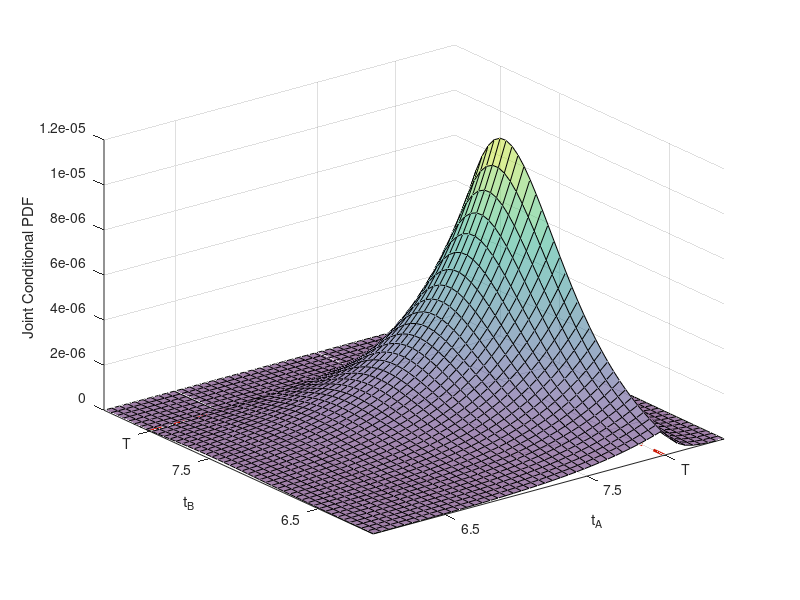

This figure's MATLAB source:
% Analytical Solution for Two Allele Model
% Scott Leighow - 01/21/19
% 
% function log2ratio = MutBiasAnalyticSolution020619(mu,M)

clear
close all
mu = 4e-8;
M = 1e8;

%% Primary Parameters

% Use CML specific parameters
% Allele A: E255V parameters
% Allele B: E255K parameters

% Fassoni LSC Dynamics Parameters
pY = 0.187/30.4;    % Fassoni 2018 - PLSC net growth (without drug) [/day]
q = -1.00/30.4;        % Fassoni 2018 - PLSC net growth (with drug) [/day]

turnover = 0.3;     % Komarova and Wodarz 2005 - estimated turnover
bY = pY/(1-turnover);

prob_E255V = 3e-5;      % Broad ExAC numbers
prob_E255K = 8.7e-4;

alpha_E255V = 0.0002;
alpha_E255K = 0.002;

% Birth rates [/day]
% b_S = 0.14;
% b_A = b_S;
% b_B = b_S;

b_S = bY;
b_A = b_S;
b_B = b_S;

% Net growth rates w/o drug [/day]
% r_S = 0.01;     % [/day]
% r_A = 0.0075;
% r_B = 0.005;

r_S = pY;
r_A = pY;
r_B = pY;

% Net growth rates w/ drug [/day]
% r_Sp = -0.03; 
% r_Ap = 0.0075;
% r_Bp = 0.005;
% 
% r_Ap = r_A;
% r_Bp = r_B;

r_Sp = q;
r_Ap = pY - alpha_E255V;
r_Bp = pY - alpha_E255K;

% Mutational probabilities [/mutation]
% rho_A = 0.1;
% rho_B = 0.9;

rho_A = prob_E255V/sum([prob_E255V prob_E255K]);
rho_B = prob_E255K/sum([prob_E255V prob_E255K]);

t = 0:14*365;
% t = 0:12*365;

%% Intermediate Parameters

T = 1/r_S*log(M*r_S/b_S);

alph_A = b_S^2*r_A*mu*rho_A/(r_S*b_A);
alph_B = b_S^2*r_B*mu*rho_B/(r_S*b_B);

beta_A = M*b_S*r_Ap*mu*rho_A/b_A*exp(-r_Sp*T);
beta_B = M*b_S*r_Bp*mu*rho_B/b_B*exp(-r_Sp*T);

eta_A = exp(alph_A/r_S);
eta_B = exp(alph_B/r_S);

% nu_A = eta_A*exp(-alph_A/r_S*exp(r_S*T) + beta_A/r_Sp*exp(r_Sp*T));
% nu_B = eta_B*exp(-alph_B/r_S*exp(r_S*T) + beta_B/r_Sp*exp(r_Sp*T));

nu_A = eta_A*exp(-alph_A/r_S*exp(r_S*T) + beta_A/r_Sp*exp(r_Sp*T));
nu_B = eta_B*exp(-alph_B/r_S*exp(r_S*T) + beta_B/r_Sp*exp(r_Sp*T));

%% Sensitive Population Dynamics and CDFs

% Sensitive Population
x_S(t<T) = b_S/r_S*exp(r_S*t(t<T));
x_S(t>=T) = M*exp(r_Sp*(t(t>=T)-T));

% Survival Function
S_A(t<T) =  eta_A*exp(-alph_A/r_S*exp(r_S*t(t<T)));
S_A(t>=T) = nu_A*exp(-beta_A/r_Sp*exp(r_Sp*t(t>=T)));

S_B(t<T) =  eta_B*exp(-alph_B/r_S*exp(r_S*t(t<T)));
S_B(t>=T) = nu_B*exp(-beta_B/r_Sp*exp(r_Sp*t(t>=T)));

% Cumulative Density Function
F_A = 1-S_A;
F_B = 1-S_B;

csvwrite('CumMutRisk.csv',[t; x_S; F_A; F_B]'); % saved for mu = 4e-8 and M = 1e-7

% figure
% plotidx = t<10*365;
% plot(t(plotidx)/365,log10(x_S(plotidx))/log10(M))
% hold on
% plot(t(plotidx)/365,[F_A(plotidx); F_B(plotidx)]) % note: scaled so cdfs are visible
% hold off
% legend('Sensitive','F_A','F_B','Location','Northwest')

P_out1 = nu_A*nu_B;
P_out2 = (1-nu_A)*nu_B;
P_out3 = nu_A*(1-nu_B);
P_out4 = (1-nu_A)*(1-nu_B);

%% Competition

% Conditional Probability Density Function

f_A(t<T) = eta_A*alph_A*exp(r_S*t(t<T)).*exp(-alph_A/r_S*exp(r_S*t(t<T)));
f_A(t>=T) = nu_A*beta_A*exp(r_Sp*t(t>=T)).*exp(-beta_A/r_Sp*exp(r_Sp*t(t>=T)));

f_B(t<T) = eta_B*alph_B*exp(r_S*t(t<T)).*exp(-alph_B/r_S*exp(r_S*t(t<T)));
f_B(t>=T) = nu_B*beta_B*exp(r_Sp*t(t>=T)).*exp(-beta_B/r_Sp*exp(r_Sp*t(t>=T)));

fstar_A = f_A/(1-nu_A);
fstar_B = f_B/(1-nu_B);

csvwrite('InstMutRisk.csv',[t; x_S; fstar_A; fstar_B]'); % saved for mu = 4e-8 and M = 1e-7

% Times to outgrowth
Tog_A = 1/r_Ap*log(M*r_Ap/b_A);
Tog_B = 1/r_Bp*log(M*r_Bp/b_B);

delT = Tog_B - Tog_A;

idx = 6*365:20:8.5*365;
x = t(idx);
y = x;
[X,Y] = meshgrid(x,y);
p = zeros(length(x));

for i = 1:(length(idx))
    for j = 1:(length(idx))
        p(i,j) = fstar_A(idx(i))*fstar_B(idx(j));
    end
end

figure
surf(X/365,Y/365,p','FaceAlpha',0.5)
xlim([min(x) max(x)]/365)
ylim([min(x) max(x)]/365)
hold on
plot([T T]/365,[idx(1) idx(end)]/365,'--','Color',[206 28 8]/255,'LineWidth',2)
plot([idx(1) idx(end)]/365,[T T]/365,'--','Color',[206 28 8]/255,'LineWidth',2)
% plot([idx(1) idx(end)]/365,[idx(1) idx(end)]/365-delT/365,'g--','LineWidth',2)
% plot([t_vec(idx_vec(1)) t_vec(idx_vec(end))]/365, ([t1_vec(idx_vec(1)) t1_vec(idx_vec(end))]+delta)/365,'r','LineWidth',2)
xlabel('t_{A}')
ylabel('t_{B}')
zlabel('Joint Conditional PDF')
xticks([6.5 7.5 T/365])
xticklabels({'6.5' '7.5' 'T'})
yticks([6.5 7.5 T/365])
yticklabels({'6.5' '7.5' 'T'})

% Constants
C1 = alph_A*eta_A/(1-nu_A)*alph_B*eta_B/(1-nu_B);
C2 = alph_A*eta_A/(1-nu_A)*beta_B*nu_B/(1-nu_B);
C3 = beta_A*nu_A/(1-nu_A)*alph_B*nu_B/(1-nu_B);
C4 = beta_A*nu_A/(1-nu_A)*beta_B*nu_B/(1-nu_B);

% Probability of Outcome 4.A (Integral Solution)

errbnd = 1e-4;

if delT < T     % Case 1
    
    iint_D1 = C1/(alph_B*(alph_A+alph_B*exp(-r_S*delT)))*...
        (exp(-exp(r_S*T)/r_S*(alph_A+alph_B*exp(-r_S*delT)))-...
        exp(-exp(r_S*delT)/r_S*(alph_A+alph_B*exp(-r_S*delT))))-...
        C1/(alph_A*alph_B)*exp(-alph_B/r_S)*(exp(-alph_A/r_S*exp(r_S*T))-...
        exp(-alph_A/r_S*exp(r_S*delT)));
    
%     k = 0;
%     s_k = r_Sp/r_S*(k+1);
%     v1 = alph_B/r_S*exp(r_S*(T-delT));
%     v2 = alph_B/r_S*exp(r_S*T);
%     sum_k = (-beta_A/r_Sp)^k/factorial(k)*(r_S/alph_B*exp(r_S*delT))^(k*r_Sp/r_S)*...
%             ((1-igamma(s_k,v2)/gamma(s_k))-(1-igamma(s_k,v1)/gamma(s_k)));
%     kterm = NaN;
%     while ~(abs(kterm) < errbnd)
%         k = k+1;
%         s_k = r_Sp/r_S*(k+1);
%         save1(k) = sum_k;
%         kterm = (-beta_A/r_Sp)^k/factorial(k)*(r_S/alph_B*exp(r_S*delT))^(k*r_Sp/r_S)*...
%             ((1-igamma(s_k,v2)/gamma(s_k))-(1-igamma(s_k,v1)/gamma(s_k)));
%         sum_k = sum_k + kterm;
%     end
%     
%     
    % alt
    K = -C3/(alph_B*r_S)*(r_S/alph_B*exp(r_S*delT))^(r_Sp/r_S);
    k = 0;
    v1 = alph_B/r_S*exp(r_S*(T-delT));
    v2 = alph_B/r_S*exp(r_S*T);
    dv = (v2-v1)/1000;
    v = v1:dv:v2;
    s_k = r_Sp/r_S*(k+1);
    fv_k = exp(-v).*v.^(s_k-1);
    sum_k = K*(-beta_A/r_Sp)^k/factorial(k)*...
        (r_S/alph_B*exp(r_S*delT))^(k*r_Sp/r_S)*...
        trapz(v,fv_k);
    kterm = NaN;
    save1(k+1) = sum_k;
    while ~(abs(kterm) < errbnd)
        k = k+1;
        s_k = r_Sp/r_S*(k+1);
        fv_k = exp(-v).*v.^(s_k-1);
        kterm = K*(-beta_A/r_Sp)^k/factorial(k)*...
            (r_S/alph_B*exp(r_S*delT))^(k*r_Sp/r_S)*...
            trapz(v,fv_k);
        if isnan(kterm)
            kterm = 0;
        end
        sum_k = sum_k + kterm;
        save1(k+1) = kterm;
    end
    iint_D2_1 = sum_k;
    
    iint_D2_2 = -C3/(beta_A*alph_B)*exp(-alph_B/r_S)*...
        (exp(-beta_A/r_Sp*exp(r_Sp*(T+delT)))-...
        exp(-beta_A/r_Sp*exp(r_Sp*T)));
    
    iint_D2 = iint_D2_1 + iint_D2_2;
    % Issue with conditionality: as t gets large, calculates large value
    % for integral (Inf) although the probability in that regime is
    % infintesimally small (0).  Since probability is known to converge,
    % value must approach zero (0).
    if C3 == 0
        iint_D2 = 0;
    end
    
    iint_D3 = C3/(beta_A*alph_B)*(1-exp(-beta_A/r_Sp*exp(r_Sp*(T+delT))))*...
        (exp(-alph_B/r_S*exp(r_S*T))-exp(-alph_B/r_S));
    if C3 == 0
        iint_D3 = 0;
    end
    
    iint_D4 = C4/(beta_B*(beta_A+beta_B*exp(-r_Sp*delT)))*...
        (1-exp(-exp(r_Sp*(T+delT))/r_Sp*(beta_A-beta_B*exp(-r_Sp*delT))))-...
        C4/(beta_A*beta_B)*exp(-beta_B/r_Sp*exp(r_Sp*T))*...
        (1-exp(-beta_A/r_Sp*exp(r_Sp*(T+delT))));
    if C4 == 0
        iint_D4 = 0;
    end
    
    iint_D = sum([iint_D1 iint_D2 iint_D3 iint_D4]);
        
else            % Case 2

    K = -C3/(alph_B*r_S)*(r_S/alph_B*exp(r_S*delT))^(r_Sp/r_S);
    k = 0;
    v1 = alph_B/r_S;
    v2 = alph_B/r_S*exp(r_S*T);
    dv = (v2-v1)/1000;
    v = v1:dv:v2;
    s_k = r_Sp/r_S*(k+1);
    fv_k = exp(-v).*v.^(s_k-1);
    sum_k = K*(-beta_A/r_Sp)^k/factorial(k)*...
        (r_S/alph_B*exp(r_S*delT))^(k*r_Sp/r_S)*...
        trapz(v,fv_k);
    kterm = NaN;
    while ~(abs(kterm) < errbnd)
        k = k+1;
        s_k = r_Sp/r_S*(k+1);
        fv_k = exp(-v).*v.^(s_k-1);
        kterm = K*(-beta_A/r_Sp)^k/factorial(k)*...
            (r_S/alph_B*exp(r_S*delT))^(k*r_Sp/r_S)*...
            trapz(v,fv_k);
        if isnan(kterm)
            kterm = 0;
        end
        sum_k = sum_k + kterm;
    end
    iint_D1_1 = sum_k;
    
    iint_D1_2 = C3/(beta_A*alph_B)*exp(-alph_B/r_S)*...
        (exp(-beta_A/r_Sp*exp(r_Sp*(T+delT)))-exp(-beta_A/r_Sp*exp(r_Sp*delT)));
    
    iint_D1 = iint_D1_1 + iint_D1_2;
    
    iint_D2 = C3/(beta_A*alph_B)*(1-exp(-beta_A/r_Sp*exp(r_Sp*(T+delT))))*...
        (exp(-alph_B/r_S*exp(r_S*T))-exp(-alph_B/r_S));
    if C3 == 0
        iint_D2 = 0;
    end
    
    iint_D3 = C4/(beta_B*(beta_A+beta_B*exp(-r_Sp*delT)))*...
        (1-exp(-exp(r_Sp*(T+delT))/r_Sp*(beta_A+beta_B*exp(-r_Sp*delT))))-...
        C4/(beta_A*beta_B)*exp(-beta_B/r_Sp*exp(r_Sp*T))*...
        (1-exp(-beta_A/r_Sp*exp(r_Sp*(T+delT))));
    if C4 == 0
        iint_D3 = 0;
    end
    
    iint_D = sum([iint_D1 iint_D2 iint_D3]);
    
end

%% Probability of Dominance

P_out4A = 1-iint_D;
P_out4B = iint_D;

Pdom_A = P_out2 + P_out4*P_out4A;
Pdom_B = P_out3 + P_out4*P_out4B;

log2ratio = log2(Pdom_B/Pdom_A);

% end

% % Holomorphic Lower Incomplete Gamma Function
% 
% function out = holgammainc(X,A,errbnd)
% 
% kk = 0;
% 
% sum_curr2 = X^A*exp(-X)*X^kk/gamma(A+kk+1);
% diff2 = NaN;
% 
% while ~(diff2 < errbnd)
%     kk = kk + 1;
%     sum_next2 = sum_curr2 + X^A*exp(-X)*X^kk/gamma(A+kk+1);
%     diff2 = abs(sum_next2 - sum_curr2);
%     sum_curr2 = sum_next2;
% end
% 
% out = sum_curr2;
% 
% end
